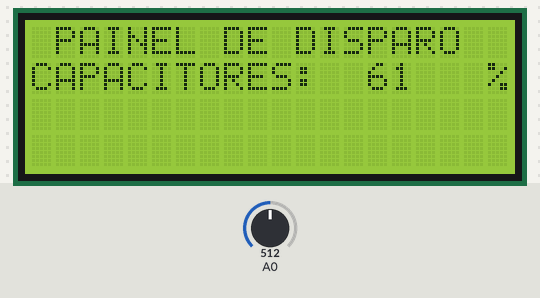
A sketch run on a simulated Arduino Uno, built with avr-gcc and run on an emulated ATmega328P. Shown: 20×4 character LCD. Inputs (shaded band) come from the test bench; at power-on: A0 = 512. What the sketch prints to the serial monitor is not drawn.

Above: at 1.2 s.
1.3 s: A0 set to 716
At 1.7 s:
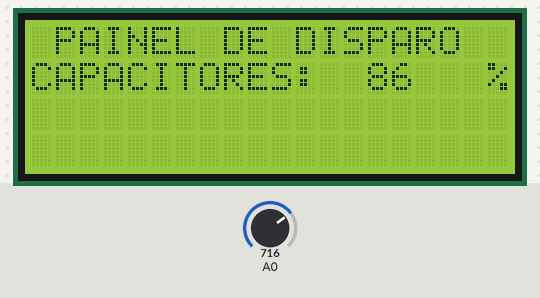
2.8 s: A0 set to 900
At 3.4 s:
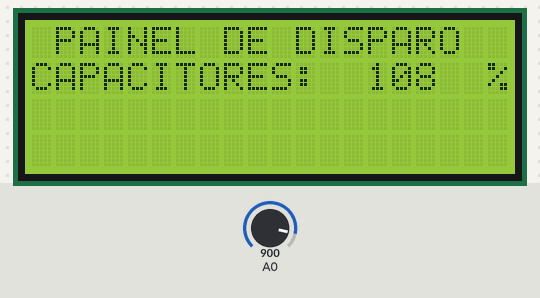
4.3 s: A0 set to 1023
At 5.7 s:
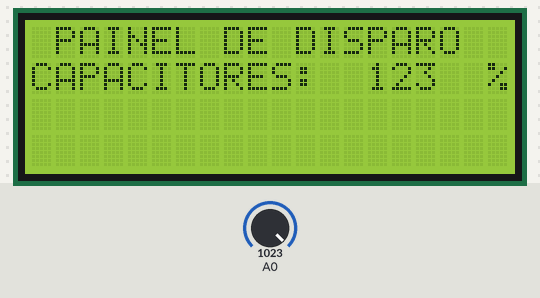
Timing chart, 0 to 7.3 s (numbered marks = the images above; inputs shaded):
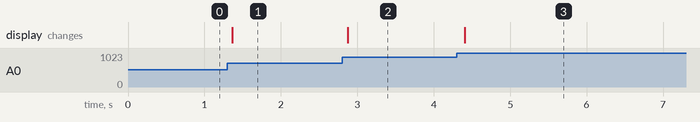

Measured:
- after the input at 1.3 s, the display: changes after 0.06 s (image 1)
- after the input at 2.8 s, the display: changes after 0.08 s (image 2)
- after the input at 4.3 s, the display: changes after 0.11 s (image 3)

The sketch:

COMECAR_AQUI.ino
```cpp
//YWROBOT
//Compatible with the Arduino IDE 1.0
//Library version:1.1
#include <LiquidCrystal_I2C.h>

LiquidCrystal_I2C lcd(0x3F, 20, 4); // set the LCD address to 0x27 for a 16 chars and 2 line display
float voltagem = 0.0;
int tensaoC = 0;
int rt = 0;

void setup()
{
  Serial.begin(115200);
  lcd.init();                      // initialize the lcd
  lcd.backlight();
  lcd.clear();
}


void loop()
{

  tensaoC = analogRead(A0);

  rt =  map(tensaoC, 0, 830, 0, 100);

  lcd.setCursor(1, 0);
  lcd.print("PAINEL DE DISPARO");

  lcd.setCursor(0, 1);

  lcd.print("CAPACITORES: ");
  lcd.setCursor(14, 1);
  lcd.print(rt);
  lcd.setCursor(19, 1);
  lcd.print("%");

  Serial.println(rt);
  delay(50);
}
```
